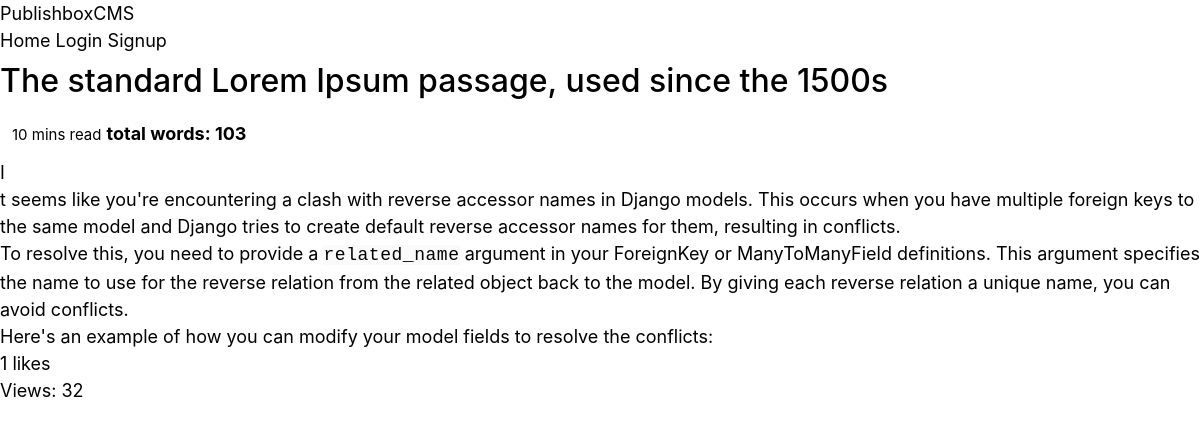
/the-standard-lorem-ipsum-passage-used-since-the-1500s/, run on the app's committed database.
### main/models.py (models this page shows, shortened)
class Post(models.Model):
    title = models.CharField(max_length=200)
    tags = TaggableManager()
    content = RichTextField(blank=True, null=True)
    image = models.ImageField(upload_to='static/images', blank=True, null=True)
    image_credit = models.URLField(null=True, help_text="paste or type the link(optional)", blank=True)
    author = models.ForeignKey(User, on_delete=models.CASCADE, related_name='post')
    slug = models.SlugField(max_length=100, unique=True)
    updated = models.DateTimeField(auto_now=True)
    date_created = models.DateTimeField(default=timezone.now)
    status = models.IntegerField(choices=STATUS, default=0)
    likes = models.ManyToManyField(User, related_name='liked_posts')
    view_count = models.IntegerField(default=0)
    class Meta:
        ordering = ['date_created']
        verbose_name = 'Post'
        verbose_name_plural = 'Posts'
    def save(self, *args, **kwargs):
        if not self.slug:
            self.slug = slugify(self.title)
        super(Post, self).save(*args, **kwargs)
    def num_of_likes(self):
        return self.likes.count()

### main/views.py (the view)
# urls.py: path('<slug:slug>/', views.PostDetailView.as_view(), name='detail'),
class PostDetailView(DetailView):
    model = Post
    template_name = 'main/detail.html'
    context_object_name = 'post'
    slug_url_kwarg = 'slug'
    def get_object(self, queryset=None):
        obj = super().get_object(queryset=queryset)
        obj.view_count += 1  # Increment view count
        obj.save()
        return obj

### main/templates/main/detail.html (shortened to what this page needs)
{% extends 'base.html' %}
{% block main %}
<div class="container">
    <div class="detail-card">
        <h1>{{ post.title }}</h1>
        <div style="padding:12px;">
            <small>10 mins read</small>
            <b>total words: {{post.content|wordcount}}</b>
        </div>
        <div>
            <p>{{post.content|safe }}</p>
        </div>
        <p>{{ post.num_of_likes }} likes</p>
                    </div>
  <p>Views: {{ post.view_count }}</p>
</div>
{% endblock %}

### static/css/base.css (style rules this page uses)
:root { --white:#fff; --primary:#3366cc; --primary-hover:#2952a3; --ff-1:-apple-system, BlinkMacSystemFont, "Segoe UI", "Roboto", "Helvetica Neue", Arial, sans-serif, "Apple Color Emoji", "Segoe UI Emoji", "Segoe UI Symbol"; --ff-2:cursive; }
*, *::before, *::after { margin: 0; padding: 0; box-sizing: border-box; }
body, h1, h2, h3, h4, h5, h6, p, figure, picture { margin: 0; }
h1 { font-size: 2rem; }
html { outline: none; -webkit-text-size-adjust:100%; -ms-text-size-adjust:100%; }
body { margin: 0; font-family:var(--ff-1); color:var(--text-color); font-weight:400; font-size:1.125rem; line-height: 1.5; }
h1, h2, h3, h4, h5, h6 { font-weight:500; line-height: 1.2; margin: 0.5rem 0; }
strong, b { font-weight: bold; }
ol, ul, { margin: 1.5rem 0 1.5rem 3rem; }
pre, code, tt, kbd, samp { font-family: "Consolas", "monaco", "Lucida Console", monospace; }
kbd, code { color: var(--secondary); letter-spacing: 0.03em; background: #fafafa; }

### data on the page
Post: title "The standard Lorem Ipsum passage, used since the 1500s", content "103", content "I t seems like you're encountering a clash with reverse accessor names in Django models. This occurs when you have multiple foreign keys to the same model and Django tries to create default reverse accessor names for them, resulting in conflicts. To resolve this, you need to provide a related_name argument in your ForeignKey or ManyToManyField definitions. This argument specifies the name to use for the reverse relation from the related object back to the model. By giving each reverse relation a unique name, you can avoid conflicts. Here's an example of how you can modify your model fields to resolve the conflicts:", num_of_likes "1", view_count "32"
